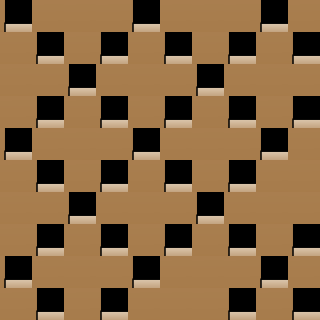

A 2D game scene composited from a Tiled map and its tileset images. What follows is a short description and the map's XML, with every tile layer's data as written:
An orthogonal 10x10 tile map with 32x32 px tiles, 1 tile layer (Tile Layer 1).

<map version="1.5" tiledversion="1.7.2" orientation="orthogonal" renderorder="right-down" width="10" height="10" tilewidth="32" tileheight="32" infinite="0" nextlayerid="2" nextobjectid="1">
 <tileset firstgid="1" source="tryTweenTileSet.tsx" />
 <layer id="1" name="Tile Layer 1" width="10" height="10">
  <data encoding="csv">
163,162,162,162,163,162,162,162,163,162,
162,163,162,163,162,163,162,163,162,163,
162,162,163,162,162,162,163,162,162,162,
162,163,162,163,162,163,162,163,162,163,
163,162,162,162,163,162,162,162,163,162,
162,163,162,163,162,163,162,163,162,162,
162,162,163,162,162,162,163,162,162,162,
162,163,162,163,162,163,162,163,162,163,
163,162,162,162,163,162,162,162,163,162,
162,163,162,163,162,162,162,163,162,163
</data>
 </layer>
</map>
